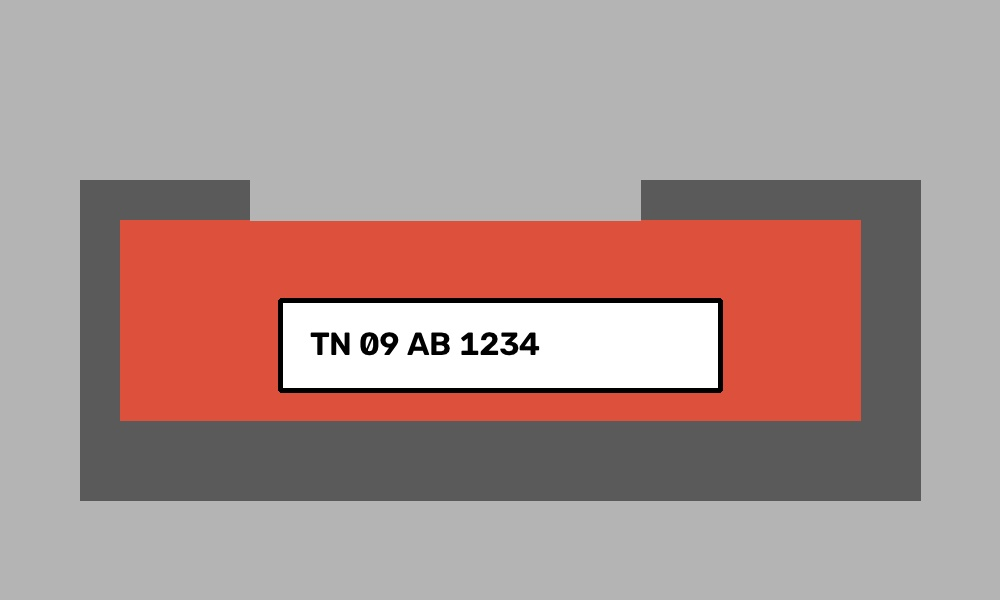
#> input picture demo_license_plate.jpg, 1000 x 600 px
$ python license_plate_detection.py --image demo_license_plate.jpg
#> lines starting #> are read from the running program, lines starting #| are printed output that depends on the picture; after the words box and inside, x2 and y2 are one past the last pixel; in counts of white or black regions, pixels touching at a corner belong together
#> in main, image is the input picture: shape (600, 1000, 3); mean B, G, R 145, 148.5, 173.5
# -*- coding: utf-8 -*-
"""License plate detection for local images.

This script works without Google Colab. If no image path is passed, it creates a
small demo image so the detection workflow can be verified in a local environment.
"""

import argparse
from pathlib import Path

import cv2
import matplotlib.pyplot as plt
import numpy as np


def create_demo_image(output_path: Path) -> np.ndarray:
    """Create a simple synthetic car image with a visible license plate."""
    image = np.full((600, 1000, 3), 180, dtype=np.uint8)

    cv2.rectangle(image, (80, 180), (920, 500), (90, 90, 90), -1)
    cv2.rectangle(image, (120, 220), (860, 420), (60, 80, 220), -1)
    cv2.rectangle(image, (250, 145), (640, 220), (180, 180, 180), -1)

    cv2.rectangle(image, (280, 300), (720, 390), (255, 255, 255), -1)
    cv2.rectangle(image, (280, 300), (720, 390), (0, 0, 0), 3)
    cv2.putText(
        image,
        "TN 09 AB 1234",
        (310, 355),
        cv2.FONT_HERSHEY_SIMPLEX,
        1.1,
        (0, 0, 0),
        3,
        cv2.LINE_AA,
    )

    cv2.imwrite(str(output_path), image)
    return image


def display(image: np.ndarray, title: str = "") -> None:
    """Display an image using matplotlib."""
    rgb_image = cv2.cvtColor(image, cv2.COLOR_BGR2RGB)
    plt.figure(figsize=(10, 6))
    plt.imshow(rgb_image)
    plt.axis("off")
    plt.title(title)
    plt.show()


def detect_plate(image: np.ndarray):
    """Detect a license plate in a vehicle image."""
    plate_image = image.copy()
    gray = cv2.cvtColor(image, cv2.COLOR_BGR2GRAY)
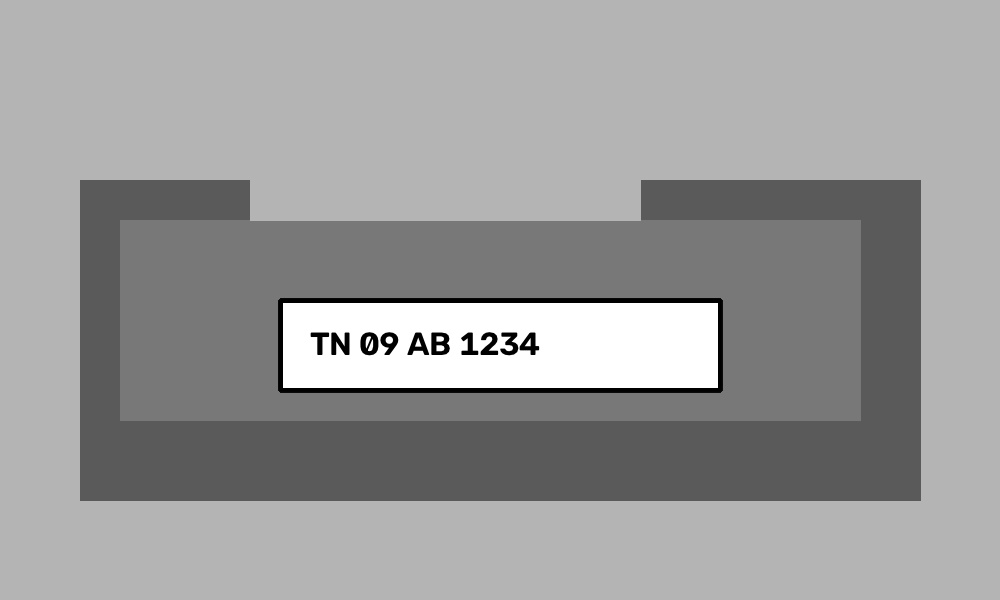
#> gray: shape (600, 1000); min 0, max 255, mean 155.6
    gray = cv2.bilateralFilter(gray, 11, 17, 17)
    edged = cv2.Canny(gray, 30, 200)
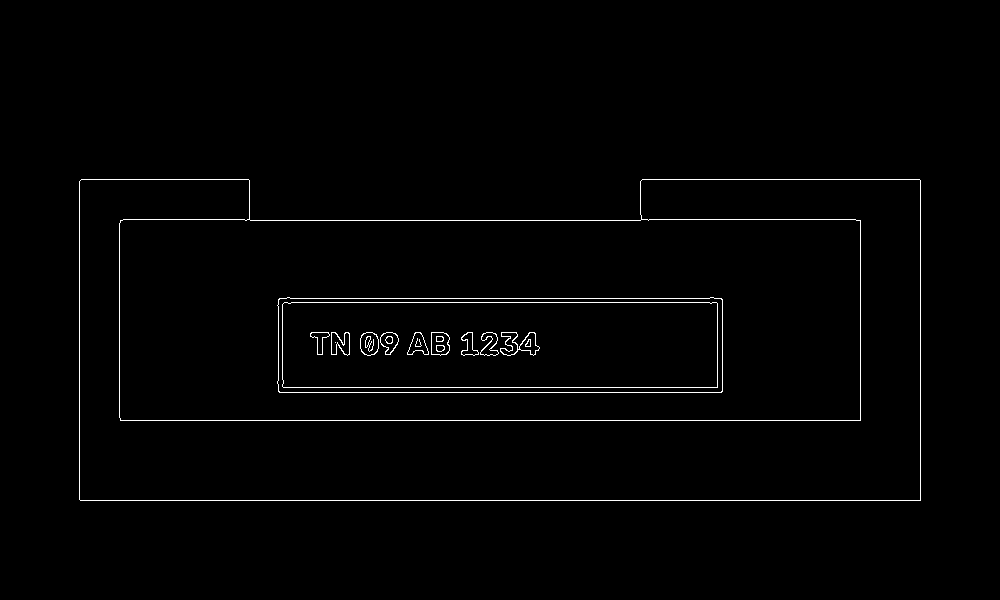
#> edged: shape (600, 1000); 1.2% white in thin lines or dots, all inside (x1, y1, x2, y2) = (79, 179, 921, 501)

    contours, _ = cv2.findContours(edged.copy(), cv2.RETR_TREE, cv2.CHAIN_APPROX_SIMPLE)
#> contours = 38 contours, 2 with area under 20; largest, box (x1, y1, x2, y2) and area: (79, 179, 921, 501) 253920, (119, 219, 861, 421) 148532, (79, 179, 921, 501) 105384, (277, 297, 723, 393) 41745, (277, 297, 723, 393) 41739
    contours = sorted(contours, key=cv2.contourArea, reverse=True)[:30]
#> contours = 30 contours; largest, box (x1, y1, x2, y2) and area: (79, 179, 921, 501) 253920, (119, 219, 861, 421) 148532, (79, 179, 921, 501) 105384, (277, 297, 723, 393) 41745, (277, 297, 723, 393) 41739

    for contour in contours:
        perimeter = cv2.arcLength(contour, True)
        approx = cv2.approxPolyDP(contour, 0.018 * perimeter, True)

        if len(approx) == 4:
            x, y, width, height = cv2.boundingRect(approx)
            aspect_ratio = width / float(height)

            if 2.0 <= aspect_ratio <= 6.0 and width > 60:
                plate = image[y : y + height, x : x + width]
                cv2.rectangle(
                    plate_image,
                    (x, y),
                    (x + width, y + height),
                    (0, 255, 0),
                    3,
                )
                return plate_image, plate
#> this loop made 1 pass
#> (perimeter, approx, x, y, width, height, aspect_ratio) on pass 1: (2402.1, [[79, 181], [80, 500], [920, 500], [919, 179]], 79, 179, 842, 322, 2.61)
#> pass 1, in detect_plate, `plate = image[y : y + height, x : x + width]`:
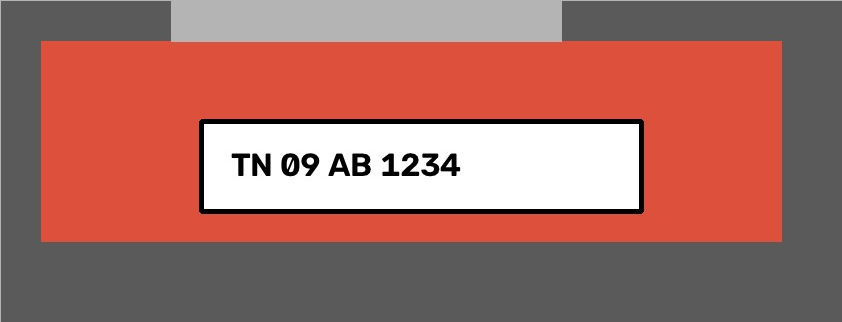
#> plate: shape (322, 842, 3); mean B, G, R 102.5, 110.4, 165.6
#> after the loop:
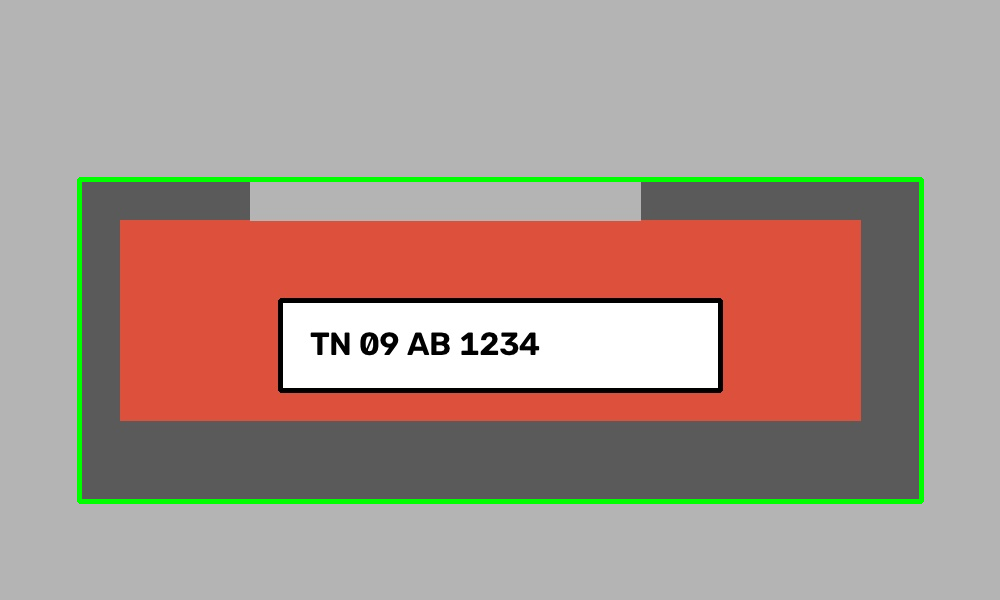
#> plate_image: shape (600, 1000, 3); 1.94% of pixels changed, all inside (x1, y1, x2, y2) = (77, 177, 924, 504)

    return plate_image, None


def resolve_image_path(arg_path: str | None) -> Path:
    """Return an image path: provided path if given, otherwise use a demo file."""
    if arg_path:
        return Path(arg_path).expanduser().resolve()

    for candidate in [
        Path.cwd() / "demo_license_plate.jpg",
        Path.cwd() / "sample.jpg",
        Path.cwd() / "car.jpg",
    ]:
        if candidate.exists():
            return candidate

    demo_path = Path.cwd() / "demo_license_plate.jpg"
    create_demo_image(demo_path)
    return demo_path


def main() -> None:
    parser = argparse.ArgumentParser(description="Detect a vehicle license plate in an image.")
    parser.add_argument("--image", help="Path to the input image file.")
    parser.add_argument("--show", action="store_true", help="Display the output image window.")
    args = parser.parse_args()

    image_path = resolve_image_path(args.image)
    image = cv2.imread(str(image_path))

    if image is None:
        raise ValueError(f"Unable to read image at: {image_path}")

    output_image, plate = detect_plate(image)

    output_file = Path.cwd() / "detected_license_plate.jpg"
    cv2.imwrite(str(output_file), output_image)

    if plate is not None:
        plate_file = Path.cwd() / "extracted_license_plate.jpg"
        cv2.imwrite(str(plate_file), plate)
        print(f"Image processed successfully: {image_path}")
        print(f"Detected plate saved to: {output_file}")
        print(f"Extracted plate saved to: {plate_file}")
    else:
        print(f"No license plate detected in {image_path}. Output saved to {output_file}.")

    if args.show:
        display(output_image, "Detected License Plate")
        if plate is not None:
            display(plate, "Extracted License Plate")


if __name__ == "__main__":
    main()
